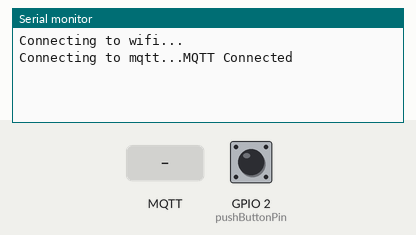
Simulated run of this sketch. Board: ESP32. Parts: the last lines printed to the serial monitor. The inputs (shaded band) are chosen by the test bench; at power-on: GPIO 2 (pushButtonPin) LOW. WiFi joins after 1.5 s; servers stay silent unless stated; no MQTT or app messages arrive unless stated.

Above: at 1.2 s.
1.3 s: MQTT message "rule" arrives on the first subscribed topic
At 2.2 s:
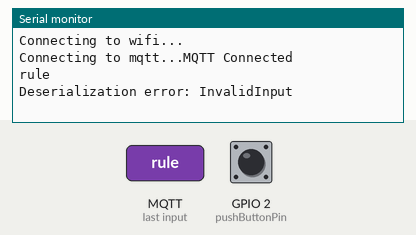
2.8 s: MQTT message "1" arrives on the first subscribed topic
At 3.4 s:
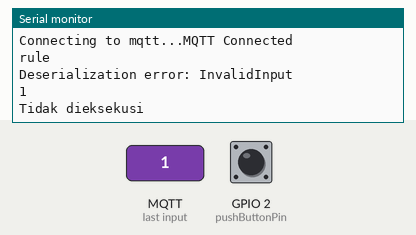
4.3 s: MQTT message "on" arrives on the first subscribed topic
At 5.5 s:
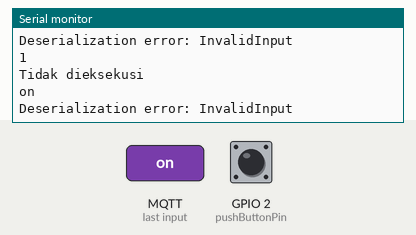
5.8 s: MQTT message "off" arrives on the first subscribed topic
At 6.9 s:
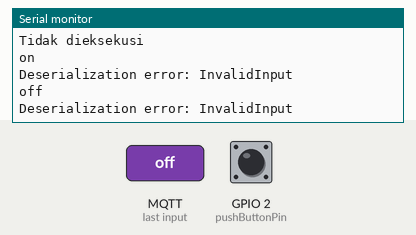

The sketch:

Trigger_device.ino
```cpp
#include <WiFi.h>
#include <ArduinoJson.h>
#include <PubSubClient.h>
const int pushButtonPin = 2;
// Wi-Fi parameters
String wifiSSID = "";
String wifiPassword = "";
String mqttBroker = "test.mosquitto.org";
WiFiClient client;
int t_id, t_val, s_id, s_val;
int device_id = 1;
PubSubClient mqtt(client);
void connectWiFi();
void connect_mqtt();
void mqttReceiveMessage(char* topic, byte *msg, unsigned int msgLength);

void setup() {
  Serial.begin(115200);
  connectWiFi();
  mqtt.setServer(mqttBroker.c_str(), 1883);
  mqtt.setCallback(mqttReceiveMessage);
}

void mqttReceiveMessage(char* topic, byte*msg, unsigned int msgLength){
  if(String(topic) == "rule"){
    String pesan;
    for (int i = 0; i < msgLength; i++){
      pesan += (char)msg[i];
    }
    Serial.println(pesan);
    DynamicJsonDocument jsonDocument(200);
    DeserializationError error = deserializeJson(jsonDocument, pesan);
    if (error) {
    Serial.print("Deserialization error: ");
    Serial.println(error.c_str());
    return;
  }
  t_id = jsonDocument["trigger_id"].as<int>();
  t_val = jsonDocument["trigger_val"].as<int>();
  s_id = jsonDocument["service_id"].as<int>();
  s_val = jsonDocument["service_val"].as<int>();
  if (device_id == t_id){
    Serial.println("Rule Diproses");
  }
  else{
    Serial.println("Tidak dieksekusi");
  }

   }
}

void loop() {
  // Send JSON data to the server
    if(!mqtt.connected()){
    connect_mqtt();
    Serial.println("MQTT Connected");
  }
   if (digitalRead(pushButtonPin) == HIGH) {
    connect_mqtt();
    sendJsonDataToMQTT();
    delay(1000); // Add a delay to avoid multiple sends due to button bouncing
  }
  mqtt.loop();
}

void sendJsonDataToMQTT() {
  // Create a JSON document
  const size_t capacity = JSON_OBJECT_SIZE(2);  // Adjust the capacity as per your data
  StaticJsonDocument<capacity> doc;

  // Add data to the JSON document
  doc["trigger_id"] = "1";
  doc["trigger_val"] = 0;
  // Serialize the JSON document
  String json;
  serializeJson(doc, json);
  mqtt.publish("trigger", json.c_str());
}

void connect_mqtt(){
  while (!mqtt.connected()){
    Serial.print("Connecting to mqtt...");
    String clientId = "Trigger 1";
    if(mqtt.connect(clientId.c_str()) ){
      mqtt.subscribe("rule");
    }
  }
}

void connectWiFi()
{
  Serial.println("Connecting to wifi...");
  WiFi.begin(wifiSSID.c_str(), wifiPassword.c_str());
}
```

Measured:
- after the input at 1.3 s, the serial monitor: prints a new line at once (image 1)
- after the input at 2.8 s, the serial monitor: prints a new line at once (image 2)
- after the input at 4.3 s, the serial monitor: prints a new line at once (image 3)
- after the input at 5.8 s, the serial monitor: prints a new line at once (image 4)
